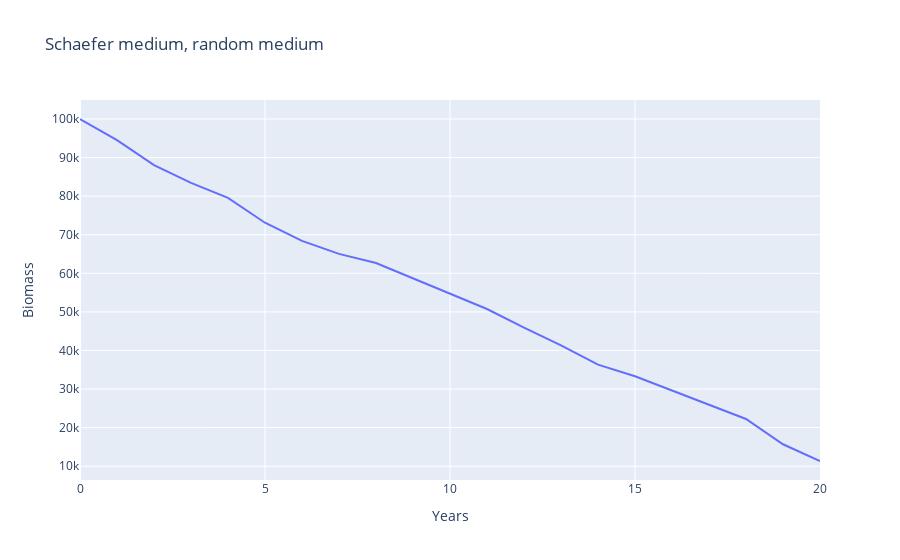

This figure's notebook cell:
### Code cell
random_fishery_medium.reset()
schaefer_medium.reset()
time = [0]
for i in range(20):
    time.append(i+1)
    schaefer_medium.fish(random_fishery_medium.fish())

px.line(
    x=time,
    y=schaefer_medium.physical['biomass'],
    labels={"x": "Years", "y": "Biomass"},
    title="Schaefer medium, random medium"
)

### Figure 1 — Plotly figure (JSON) as saved in the notebook; plotly's stock layout.template omitted (floating-point values rounded to 4 significant figures)
{"data": [{"hovertemplate": "Years=%{x}<br>Biomass=%{y}<extra></extra>", "legendgroup": "", "line": {"color": "#636efa", "dash": "solid"}, "marker": {"symbol": "circle"}, "mode": "lines", "name": "", "orientation": "v", "showlegend": false, "type": "scatter", "x": [0, 1, 2, 3, 4, 5, 6, 7, 8, 9, 10, 11, 12, 13, 14, 15, 16, 17, 18, 19, 20], "xaxis": "x", "y": [100000, 94520.0, 88050.0, 83430.0, 79570.0, 73110.0, 68400.0, 65040.0, 62670.0, 58670.0, 54620.0, 50750.0, 45930.0, 41350.0, 36310.0, 33330.0, 29620.0, 25980.0, 22240.0, 15690.0, 11350.0], "yaxis": "y"}], "layout": {"legend": {"tracegroupgap": 0}, "title": {"text": "Schaefer medium, random medium"}, "xaxis": {"anchor": "y", "domain": [0, 1], "title": {"text": "Years"}}, "yaxis": {"anchor": "x", "domain": [0, 1], "title": {"text": "Biomass"}}}}
